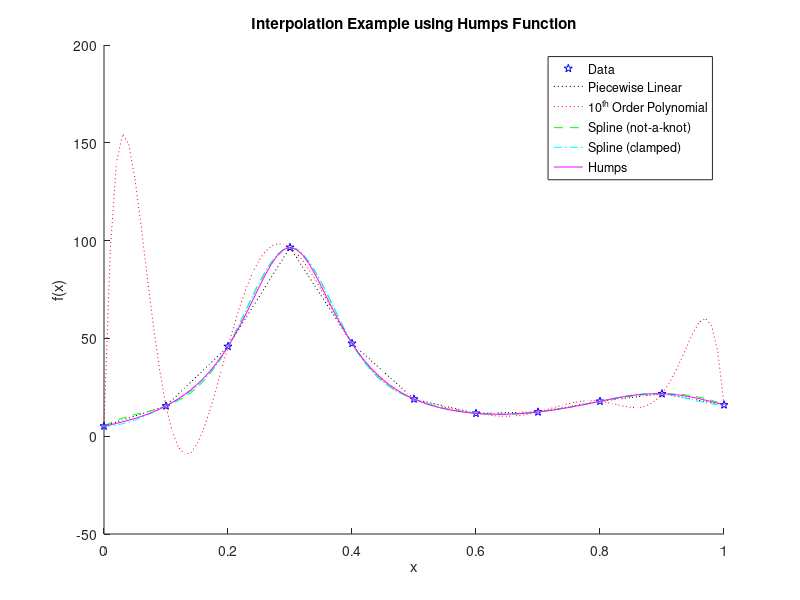

MATLAB code to generate this figure:
x = (0:0.1:1);
fx = humps(x);
xx = (0:.01:1);
%Piecewise Linear
yy_lin = interp1(x,fx,xx,'linear');
%10th Degree polynomial
yy_poly_coeff = polyfit(x,fx,10);
yy_poly_values = polyval(yy_poly_coeff,xx);
%Splines
yy_spline_nk = interp1(x,fx,xx,'spline'); %not-a-knot
fx_clamp = [0, fx, 0];
yy_spline_clamped = spline(x,fx_clamp,xx);
figure(1)
hold on
plot(x,fx,'bp')
plot(xx,yy_lin,'k:')
plot(xx,yy_poly_values,'r:')
plot(xx,yy_spline_nk,'g--')
plot(xx,yy_spline_clamped,'c-.')
plot(xx,humps(xx),'m-')
xlabel('x')
ylabel('f(x)')
title('Interpolation Example using Humps Function')
legend('Data','Piecewise Linear','10^{th} Order Polynomial','Spline (not-a-knot)','Spline (clamped)','Humps')
hold off

